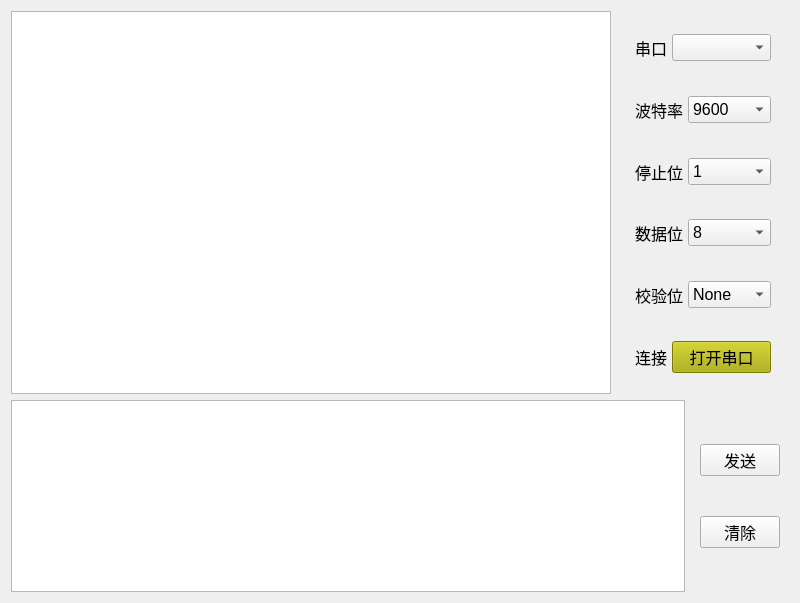
<?xml version="1.0" encoding="UTF-8"?>
<ui version="4.0">
 <class>MyWidget</class>
 <widget class="QWidget" name="MyWidget">
  <property name="geometry">
   <rect>
    <x>0</x>
    <y>0</y>
    <width>800</width>
    <height>603</height>
   </rect>
  </property>
  <property name="font">
   <font>
    <pointsize>12</pointsize>
   </font>
  </property>
  <property name="windowTitle">
   <string>MyWidget</string>
  </property>
  <property name="styleSheet">
   <string notr="true"/>
  </property>
  <layout class="QVBoxLayout" name="verticalLayout_3">
   <item>
    <layout class="QHBoxLayout" name="horizontalLayout_8">
     <item>
      <widget class="QTextEdit" name="textEdit"/>
     </item>
     <item>
      <widget class="QWidget" name="widget_2" native="true">
       <layout class="QVBoxLayout" name="verticalLayout">
        <item>
         <widget class="QWidget" name="widget" native="true">
          <layout class="QHBoxLayout" name="horizontalLayout">
           <property name="spacing">
            <number>5</number>
           </property>
           <item>
            <widget class="QLabel" name="label">
             <property name="sizePolicy">
              <sizepolicy hsizetype="Fixed" vsizetype="Preferred">
               <horstretch>0</horstretch>
               <verstretch>0</verstretch>
              </sizepolicy>
             </property>
             <property name="text">
              <string>串口</string>
             </property>
            </widget>
           </item>
           <item>
            <widget class="QComboBox" name="m_cobSeriport"/>
           </item>
          </layout>
         </widget>
        </item>
        <item>
         <widget class="QWidget" name="widget_3" native="true">
          <layout class="QHBoxLayout" name="horizontalLayout_2">
           <property name="spacing">
            <number>5</number>
           </property>
           <item>
            <widget class="QLabel" name="label_2">
             <property name="sizePolicy">
              <sizepolicy hsizetype="Fixed" vsizetype="Preferred">
               <horstretch>0</horstretch>
               <verstretch>0</verstretch>
              </sizepolicy>
             </property>
             <property name="text">
              <string>波特率</string>
             </property>
            </widget>
           </item>
           <item>
            <widget class="QComboBox" name="m_cobBaud">
             <item>
              <property name="text">
               <string>9600</string>
              </property>
             </item>
             <item>
              <property name="text">
               <string>115200</string>
              </property>
             </item>
            </widget>
           </item>
          </layout>
         </widget>
        </item>
        <item>
         <widget class="QWidget" name="widget_4" native="true">
          <layout class="QHBoxLayout" name="horizontalLayout_3">
           <property name="spacing">
            <number>5</number>
           </property>
           <item>
            <widget class="QLabel" name="label_3">
             <property name="sizePolicy">
              <sizepolicy hsizetype="Fixed" vsizetype="Preferred">
               <horstretch>0</horstretch>
               <verstretch>0</verstretch>
              </sizepolicy>
             </property>
             <property name="text">
              <string>停止位</string>
             </property>
            </widget>
           </item>
           <item>
            <widget class="QComboBox" name="m_cobStop">
             <item>
              <property name="text">
               <string>1</string>
              </property>
             </item>
             <item>
              <property name="text">
               <string>2</string>
              </property>
             </item>
             <item>
              <property name="text">
               <string>3</string>
              </property>
             </item>
            </widget>
           </item>
          </layout>
         </widget>
        </item>
        <item>
         <widget class="QWidget" name="widget_5" native="true">
          <layout class="QHBoxLayout" name="horizontalLayout_4">
           <property name="spacing">
            <number>5</number>
           </property>
           <item>
            <widget class="QLabel" name="label_4">
             <property name="sizePolicy">
              <sizepolicy hsizetype="Fixed" vsizetype="Preferred">
               <horstretch>0</horstretch>
               <verstretch>0</verstretch>
              </sizepolicy>
             </property>
             <property name="text">
              <string>数据位</string>
             </property>
            </widget>
           </item>
           <item>
            <widget class="QComboBox" name="m_cobData">
             <item>
              <property name="text">
               <string>8</string>
              </property>
             </item>
             <item>
              <property name="text">
               <string>7</string>
              </property>
             </item>
             <item>
              <property name="text">
               <string>6</string>
              </property>
             </item>
             <item>
              <property name="text">
               <string>5</string>
              </property>
             </item>
            </widget>
           </item>
          </layout>
         </widget>
        </item>
        <item>
         <widget class="QWidget" name="widget_7" native="true">
          <layout class="QHBoxLayout" name="horizontalLayout_5">
           <property name="spacing">
            <number>5</number>
           </property>
           <item>
            <widget class="QLabel" name="label_5">
             <property name="sizePolicy">
              <sizepolicy hsizetype="Fixed" vsizetype="Preferred">
               <horstretch>0</horstretch>
               <verstretch>0</verstretch>
              </sizepolicy>
             </property>
             <property name="text">
              <string>校验位</string>
             </property>
            </widget>
           </item>
           <item>
            <widget class="QComboBox" name="m_cobParity">
             <item>
              <property name="text">
               <string>None</string>
              </property>
             </item>
             <item>
              <property name="text">
               <string>Even</string>
              </property>
             </item>
             <item>
              <property name="text">
               <string>Odd</string>
              </property>
             </item>
             <item>
              <property name="text">
               <string>Space</string>
              </property>
             </item>
             <item>
              <property name="text">
               <string>Mark</string>
              </property>
             </item>
            </widget>
           </item>
          </layout>
         </widget>
        </item>
        <item>
         <widget class="QWidget" name="widget_9" native="true">
          <layout class="QHBoxLayout" name="horizontalLayout_6">
           <property name="spacing">
            <number>5</number>
           </property>
           <item>
            <widget class="QLabel" name="label_6">
             <property name="sizePolicy">
              <sizepolicy hsizetype="Fixed" vsizetype="Preferred">
               <horstretch>0</horstretch>
               <verstretch>0</verstretch>
              </sizepolicy>
             </property>
             <property name="text">
              <string>连接</string>
             </property>
            </widget>
           </item>
           <item>
            <widget class="QPushButton" name="m_btnOpenSerialport">
             <property name="styleSheet">
              <string notr="true">background-color: rgb(170, 170, 0);</string>
             </property>
             <property name="text">
              <string>打开串口</string>
             </property>
             <property name="checkable">
              <bool>true</bool>
             </property>
            </widget>
           </item>
          </layout>
         </widget>
        </item>
       </layout>
      </widget>
     </item>
    </layout>
   </item>
   <item>
    <layout class="QHBoxLayout" name="horizontalLayout_7">
     <item>
      <widget class="QTextEdit" name="textEdit_2">
       <property name="sizePolicy">
        <sizepolicy hsizetype="Preferred" vsizetype="Fixed">
         <horstretch>0</horstretch>
         <verstretch>0</verstretch>
        </sizepolicy>
       </property>
      </widget>
     </item>
     <item>
      <widget class="QWidget" name="widget_6" native="true">
       <property name="sizePolicy">
        <sizepolicy hsizetype="Fixed" vsizetype="Preferred">
         <horstretch>0</horstretch>
         <verstretch>0</verstretch>
        </sizepolicy>
       </property>
       <layout class="QVBoxLayout" name="verticalLayout_2" stretch="0,0">
        <property name="spacing">
         <number>5</number>
        </property>
        <item>
         <widget class="QPushButton" name="m_btnSend">
          <property name="text">
           <string>发送</string>
          </property>
         </widget>
        </item>
        <item>
         <widget class="QPushButton" name="m_btnClearn">
          <property name="text">
           <string>清除</string>
          </property>
         </widget>
        </item>
       </layout>
      </widget>
     </item>
    </layout>
   </item>
  </layout>
 </widget>
 <resources/>
 <connections/>
</ui>
